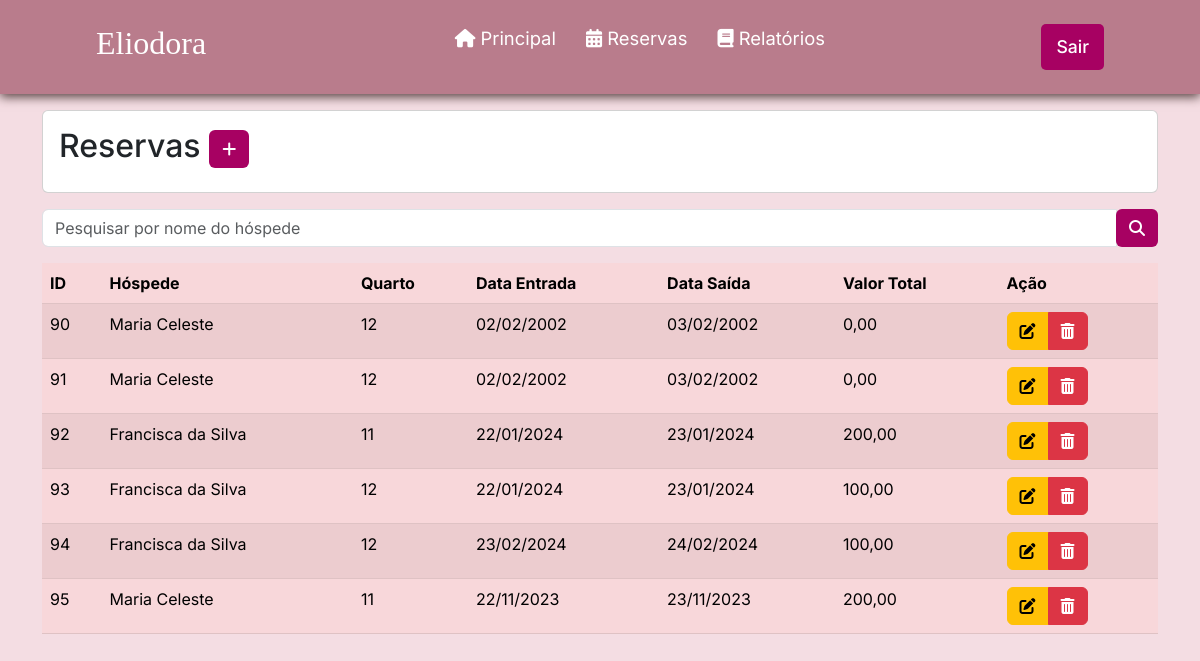
The app's page /listarReserva.php (signed in), older data.
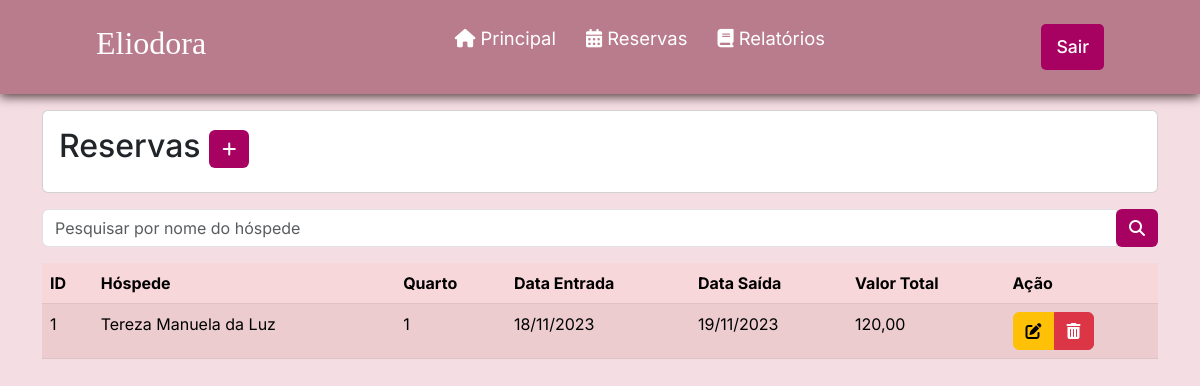
The same page, newer data.
### tables this page shows
CREATE TABLE `reserva` (
  `id` int(11) NOT NULL,
  `status` int(11) NOT NULL DEFAULT 1,
  `dataEntrada` date NOT NULL,
  `dataSaida` date NOT NULL,
  `valorTotalReserva` double(11,2) NOT NULL,
  `quantHospede` int(1) NOT NULL,
  `observacao` varchar(200) NOT NULL,
  `id_hospede` int(11) DEFAULT NULL,
  `id_quarto` int(11) DEFAULT NULL,
  `id_funcionario` int(11) DEFAULT NULL,
  `datacadastro` datetime NOT NULL DEFAULT current_timestamp()
);

CREATE TABLE `hospede` (
  `id` int(11) NOT NULL,
  `nome` varchar(100) NOT NULL,
  `cpf` varchar(15) NOT NULL,
  `dataNascimento` date NOT NULL,
  `genero` varchar(1) NOT NULL,
  `estado` varchar(100) NOT NULL,
  `cidade` varchar(100) NOT NULL,
  `bairro` varchar(100) NOT NULL,
  `endereco` varchar(100) NOT NULL,
  `numeroEndereco` int(11) NOT NULL,
  `cep` varchar(15) NOT NULL,
  `email` varchar(45) NOT NULL,
  `telefone` varchar(20) NOT NULL,
  `contatoEmergencia` varchar(20) NOT NULL
);

CREATE TABLE `quarto` (
  `id` int(11) NOT NULL,
  `status` varchar(3) NOT NULL,
  `numero` int(11) NOT NULL,
  `tipo` varchar(8) NOT NULL,
  `capacidade` int(45) NOT NULL,
  `valorDiaria` double(11,2) NOT NULL
);

### listarReserva.php (the view, shortened to what this page needs)
<?php
require_once("conexao.php");
$V_WHERE = " ";
$sql = "select reserva.*, hospede.nome as hospede_nome, quarto.numero as quarto_numero
 from reserva
 left join hospede on hospede.id = reserva.id_hospede
 left join quarto on quarto.id = reserva.id_quarto
 WHERE 1 = 1 " . $V_WHERE;
$resultado = mysqli_query($conexao, $sql);
?>
<?php require_once("cabecalho.php"); ?>
<div class="container">
  <div class="card mt-3 mb-3">
    <div class="card-body">
      <h2 class="card-title">Reservas
        <a href="cadastrarReserva.php" class="btn btn-sn" style="background-color: #a70162; color: #fff;"><i
            class="fa-solid fa-plus"></i>
        </a>
      </h2>
    </div>
  </div>
  <form method="post">
    <div class="input-group mb-3">
      <input type="text" name="hospede_nome" id="id_hospede" class="form-control"
        placeholder="Pesquisar por nome do hóspede" aria-label="Recipient's username" aria-describedby="basic-addon2">
      <div class="input-group-append">
        <button name="pesquisar" class="btn" style="background-color: #a70162; color: #fff;" type="submit"><i
            class="fa-solid fa-magnifying-glass"></i> </button>
  </form>
</div>
<div class="table-responsive">
  <table class="table table-danger table-striped">
    <thead>
      <tr>
        <th scope="col">ID</th>
        <th scope="col">Hóspede</th>
        <th scope="col">Quarto</th>
        <th scope="col">Data Entrada</th>
        <th scope="col">Data Saída</th>
        <th scope="col">Valor Total</th>
        <th scope="col">Ação</th>
      </tr>
    </thead>
    <tbody>
      <?php while ($linha = mysqli_fetch_array($resultado)) { ?>
        <tr>
          <td>
            <?= $linha['id'] ?>
          <td>
            <?= $linha['hospede_nome'] ?>
          </td>
          <td>
            <?= $linha['quarto_numero'] ?>
          </td>
          <td>
            <?= date('d/m/Y', strtotime($linha['dataEntrada'])) ?>
          </td>
          <td>
            <?php
            if (isset($linha['dataSaida'])) {
              echo date('d/m/Y', strtotime($linha['dataSaida']));
            }
            ?>
          </td>
          <td>
            <?= number_format($linha['valorTotalReserva'], 2, ',', '.') ?>
          </td>
          <td>
            <div class="btn-group">
              <a href="alterarReserva.php?id=<?= $linha['id'] ?>" class="btn btn-warning">
                <i class="fa-solid fa-pen-to-square"></i>
              </a>
              <a href="listarReserva.php?id=<?= $linha['id'] ?>" class="btn btn-danger"
                onclick="return confirm('Confirma exclusão')">
                <i class="fa-solid fa-trash-can"></i>
              </a>
            </div>
          </td>
        </tr>
      <?php } ?>
    </tbody>
  </table>
</div>
</body>
</html>

Row changes from the older to the newer data that the page shows:
removed reserva: id "90", id_hospede.nome "Maria Celeste", id_quarto.numero "12", dataEntrada "02/02/2002", dataSaida "03/02/2002", valorTotalReserva "0,00"
removed reserva: id "91", id_hospede.nome "Maria Celeste", id_quarto.numero "12", dataEntrada "02/02/2002", dataSaida "03/02/2002", valorTotalReserva "0,00"
removed reserva: id "92", id_hospede.nome "Francisca da Silva", id_quarto.numero "11", dataEntrada "22/01/2024", dataSaida "23/01/2024", valorTotalReserva "200,00"
removed reserva: id "93", id_hospede.nome "Francisca da Silva", id_quarto.numero "12", dataEntrada "22/01/2024", dataSaida "23/01/2024", valorTotalReserva "100,00"
removed reserva: id "94", id_hospede.nome "Francisca da Silva", id_quarto.numero "12", dataEntrada "23/02/2024", dataSaida "24/02/2024", valorTotalReserva "100,00"
removed reserva: id "95", id_hospede.nome "Maria Celeste", id_quarto.numero "11", dataEntrada "22/11/2023", dataSaida "23/11/2023", valorTotalReserva "200,00"
added reserva: id "1", id_hospede.nome "Tereza Manuela da Luz", id_quarto.numero "1", dataEntrada "18/11/2023", dataSaida "19/11/2023", valorTotalReserva "120,00"
